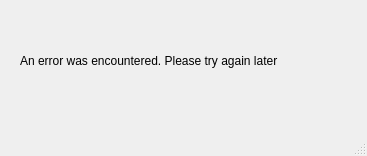
<?xml version="1.0" encoding="UTF-8"?>
<ui version="4.0">
 <class>MainWindow</class>
 <widget class="QMainWindow" name="MainWindow">
  <property name="geometry">
   <rect>
    <x>0</x>
    <y>0</y>
    <width>367</width>
    <height>156</height>
   </rect>
  </property>
  <property name="windowTitle">
   <string>MainWindow</string>
  </property>
  <widget class="QWidget" name="centralwidget">
   <widget class="QLabel" name="label">
    <property name="geometry">
     <rect>
      <x>20</x>
      <y>30</y>
      <width>321</width>
      <height>61</height>
     </rect>
    </property>
    <property name="font">
     <font>
      <pointsize>9</pointsize>
     </font>
    </property>
    <property name="text">
     <string>An error was encountered. Please try again later</string>
    </property>
   </widget>
  </widget>
  <widget class="QMenuBar" name="menubar">
   <property name="geometry">
    <rect>
     <x>0</x>
     <y>0</y>
     <width>367</width>
     <height>26</height>
    </rect>
   </property>
  </widget>
  <widget class="QStatusBar" name="statusbar"/>
 </widget>
 <resources/>
 <connections/>
</ui>
